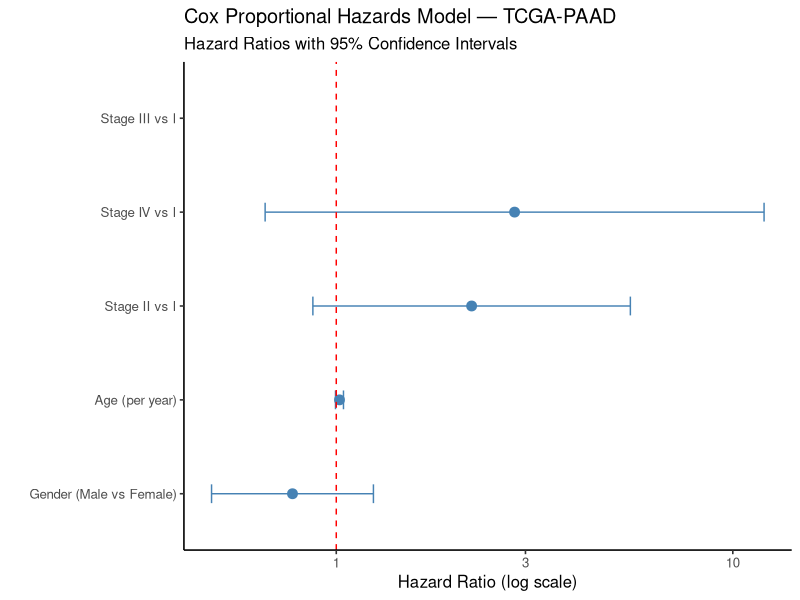

Write R code to recreate this figure.
# ============================================================
# 02_cox_regression.R
# Cox Proportional Hazards Model — TCGA-PAAD
# Author: Simran Randhawa
# ============================================================

library(survival)
library(ggplot2)
library(tidyverse)

# ── 1. Load and prepare data ─────────────────────────────────
df <- read.csv("data/tcga_paad_clean.csv", stringsAsFactors = FALSE)
df <- df %>% filter(!is.na(survival_months) & !is.na(vital_status_binary))

# Create stage variable
df <- df %>%
  mutate(stage_simple = case_when(
    str_detect(diagnoses.ajcc_pathologic_stage, "Stage I") &
      !str_detect(diagnoses.ajcc_pathologic_stage, "Stage II|Stage III|Stage IV") ~ "Stage I",
    str_detect(diagnoses.ajcc_pathologic_stage, "Stage II") ~ "Stage II",
    str_detect(diagnoses.ajcc_pathologic_stage, "Stage III") ~ "Stage III",
    str_detect(diagnoses.ajcc_pathologic_stage, "Stage IV") ~ "Stage IV",
    TRUE ~ NA_character_
  ))

# Convert age to years
df$age_years <- as.numeric(df$demographic.age_at_index)

# ── 2. Fit Cox model ─────────────────────────────────────────
cox_df <- df %>%
  filter(!is.na(stage_simple) & !is.na(age_years) & !is.na(demographic.gender)) %>%
  mutate(stage_simple = factor(stage_simple, levels = c("Stage I","Stage II","Stage III","Stage IV")),
         gender = factor(demographic.gender))

cox_model <- coxph(Surv(survival_months, vital_status_binary) ~
                     stage_simple + age_years + gender,
                   data = cox_df)

cat("Cox Model Summary:\n")
print(summary(cox_model))

# ── 3. Forest plot of hazard ratios ──────────────────────────
cox_results <- as.data.frame(summary(cox_model)$conf.int)
cox_results$variable <- rownames(cox_results)
colnames(cox_results) <- c("HR", "exp_neg_coef", "lower_95", "upper_95", "variable")

cox_results <- cox_results %>%
  mutate(variable = recode(variable,
                           "stage_simpleStage II" = "Stage II vs I",
                           "stage_simpleStage III" = "Stage III vs I",
                           "stage_simpleStage IV" = "Stage IV vs I",
                           "age_years" = "Age (per year)",
                           "gendermale" = "Gender (Male vs Female)"
  ))

png("results/figures/06_cox_forest_plot.png", width=900, height=600, res=120)
ggplot(cox_results, aes(x = HR, y = reorder(variable, HR))) +
  geom_point(size = 3, color = "steelblue") +
  geom_errorbarh(aes(xmin = lower_95, xmax = upper_95), height = 0.2, color = "steelblue") +
  geom_vline(xintercept = 1, linetype = "dashed", color = "red") +
  scale_x_log10() +
  labs(title = "Cox Proportional Hazards Model — TCGA-PAAD",
       subtitle = "Hazard Ratios with 95% Confidence Intervals",
       x = "Hazard Ratio (log scale)", y = "") +
  theme_classic(base_size = 12)
dev.off()

cat("Script 02 complete.\n")
